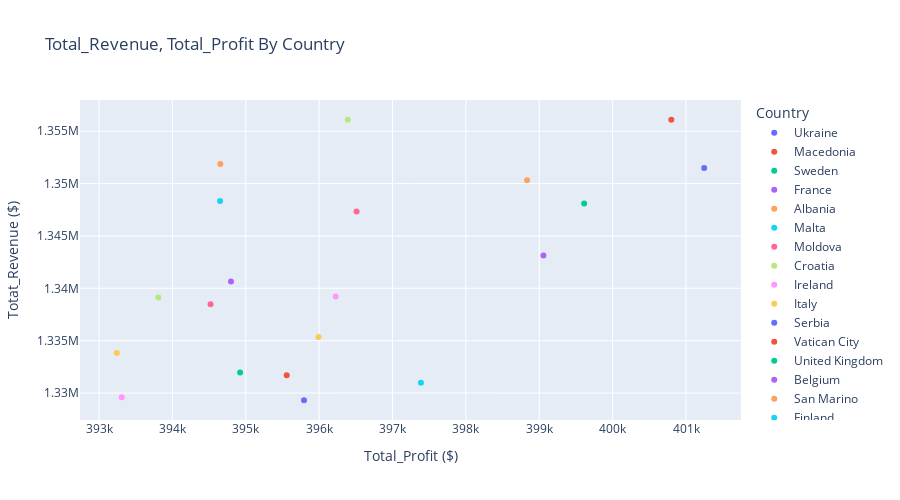

Here is the notebook cell this chart was saved with:
### Markdown cell above
### Question4:What are the relationship between revenue and profit by country

### Code cell
country_pro_rev = sales_filter.loc[:,["Country","Total_Profit","Total_Revenue"]]
country_pro_rev = country_pro_rev.groupby(['Country'],
                                          as_index=False).mean()

country_pro_rev = country_pro_rev.sort_values(by='Total_Profit', 
                                            ascending=False)[:20]
px.scatter(country_pro_rev,
           x="Total_Profit",y="Total_Revenue",
           color="Country",
           height=500,
           labels={"Total_Profit":"Total_Profit ($)","Total_Revenue":"Totat_Revenue ($)"},
           title="Total_Revenue, Total_Profit By Country")

### Figure 1 — Plotly figure (JSON) as saved in the notebook; plotly's stock layout.template omitted (floating-point values rounded to 4 significant figures)
{"data": [{"hovertemplate": "Country=Ukraine<br>Total_Profit ($)=%{x}<br>Totat_Revenue ($)=%{y}<extra></extra>", "legendgroup": "Ukraine", "marker": {"color": "#636efa", "symbol": "circle"}, "mode": "markers", "name": "Ukraine", "orientation": "v", "showlegend": true, "type": "scatter", "x": [401200.0], "xaxis": "x", "y": [1351000.0], "yaxis": "y"}, {"hovertemplate": "Country=Macedonia<br>Total_Profit ($)=%{x}<br>Totat_Revenue ($)=%{y}<extra></extra>", "legendgroup": "Macedonia", "marker": {"color": "#EF553B", "symbol": "circle"}, "mode": "markers", "name": "Macedonia", "orientation": "v", "showlegend": true, "type": "scatter", "x": [400800.0], "xaxis": "x", "y": [1356000.0], "yaxis": "y"}, {"hovertemplate": "Country=Sweden<br>Total_Profit ($)=%{x}<br>Totat_Revenue ($)=%{y}<extra></extra>", "legendgroup": "Sweden", "marker": {"color": "#00cc96", "symbol": "circle"}, "mode": "markers", "name": "Sweden", "orientation": "v", "showlegend": true, "type": "scatter", "x": [399600.0], "xaxis": "x", "y": [1348000.0], "yaxis": "y"}, {"hovertemplate": "Country=France<br>Total_Profit ($)=%{x}<br>Totat_Revenue ($)=%{y}<extra></extra>", "legendgroup": "France", "marker": {"color": "#ab63fa", "symbol": "circle"}, "mode": "markers", "name": "France", "orientation": "v", "showlegend": true, "type": "scatter", "x": [399100.0], "xaxis": "x", "y": [1343000.0], "yaxis": "y"}, {"hovertemplate": "Country=Albania<br>Total_Profit ($)=%{x}<br>Totat_Revenue ($)=%{y}<extra></extra>", "legendgroup": "Albania", "marker": {"color": "#FFA15A", "symbol": "circle"}, "mode": "markers", "name": "Albania", "orientation": "v", "showlegend": true, "type": "scatter", "x": [398800.0], "xaxis": "x", "y": [1350000.0], "yaxis": "y"}, {"hovertemplate": "Country=Malta<br>Total_Profit ($)=%{x}<br>Totat_Revenue ($)=%{y}<extra></extra>", "legendgroup": "Malta", "marker": {"color": "#19d3f3", "symbol": "circle"}, "mode": "markers", "name": "Malta", "orientation": "v", "showlegend": true, "type": "scatter", "x": [397400.0], "xaxis": "x", "y": [1331000.0], "yaxis": "y"}, {"hovertemplate": "Country=Moldova <br>Total_Profit ($)=%{x}<br>Totat_Revenue ($)=%{y}<extra></extra>", "legendgroup": "Moldova ", "marker": {"color": "#FF6692", "symbol": "circle"}, "mode": "markers", "name": "Moldova ", "orientation": "v", "showlegend": true, "type": "scatter", "x": [396500.0], "xaxis": "x", "y": [1347000.0], "yaxis": "y"}, {"hovertemplate": "Country=Croatia<br>Total_Profit ($)=%{x}<br>Totat_Revenue ($)=%{y}<extra></extra>", "legendgroup": "Croatia", "marker": {"color": "#B6E880", "symbol": "circle"}, "mode": "markers", "name": "Croatia", "orientation": "v", "showlegend": true, "type": "scatter", "x": [396400.0], "xaxis": "x", "y": [1356000.0], "yaxis": "y"}, {"hovertemplate": "Country=Ireland<br>Total_Profit ($)=%{x}<br>Totat_Revenue ($)=%{y}<extra></extra>", "legendgroup": "Ireland", "marker": {"color": "#FF97FF", "symbol": "circle"}, "mode": "markers", "name": "Ireland", "orientation": "v", "showlegend": true, "type": "scatter", "x": [396200.0], "xaxis": "x", "y": [1339000.0], "yaxis": "y"}, {"hovertemplate": "Country=Italy<br>Total_Profit ($)=%{x}<br>Totat_Revenue ($)=%{y}<extra></extra>", "legendgroup": "Italy", "marker": {"color": "#FECB52", "symbol": "circle"}, "mode": "markers", "name": "Italy", "orientation": "v", "showlegend": true, "type": "scatter", "x": [396000.0], "xaxis": "x", "y": [1335000.0], "yaxis": "y"}, {"hovertemplate": "Country=Serbia<br>Total_Profit ($)=%{x}<br>Totat_Revenue ($)=%{y}<extra></extra>", "legendgroup": "Serbia", "marker": {"color": "#636efa", "symbol": "circle"}, "mode": "markers", "name": "Serbia", "orientation": "v", "showlegend": true, "type": "scatter", "x": [395800.0], "xaxis": "x", "y": [1329000.0], "yaxis": "y"}, {"hovertemplate": "Country=Vatican City<br>Total_Profit ($)=%{x}<br>Totat_Revenue ($)=%{y}<extra></extra>", "legendgroup": "Vatican City", "marker": {"color": "#EF553B", "symbol": "circle"}, "mode": "markers", "name": "Vatican City", "orientation": "v", "showlegend": true, "type": "scatter", "x": [395600.0], "xaxis": "x", "y": [1332000.0], "yaxis": "y"}, {"hovertemplate": "Country=United Kingdom<br>Total_Profit ($)=%{x}<br>Totat_Revenue ($)=%{y}<extra></extra>", "legendgroup": "United Kingdom", "marker": {"color": "#00cc96", "symbol": "circle"}, "mode": "markers", "name": "United Kingdom", "orientation": "v", "showlegend": true, "type": "scatter", "x": [394900.0], "xaxis": "x", "y": [1332000.0], "yaxis": "y"}, {"hovertemplate": "Country=Belgium<br>Total_Profit ($)=%{x}<br>Totat_Revenue ($)=%{y}<extra></extra>", "legendgroup": "Belgium", "marker": {"color": "#ab63fa", "symbol": "circle"}, "mode": "markers", "name": "Belgium", "orientation": "v", "showlegend": true, "type": "scatter", "x": [394800.0], "xaxis": "x", "y": [1341000.0], "yaxis": "y"}, {"hovertemplate": "Country=San Marino<br>Total_Profit ($)=%{x}<br>Totat_Revenue ($)=%{y}<extra></extra>", "legendgroup": "San Marino", "marker": {"color": "#FFA15A", "symbol": "circle"}, "mode": "markers", "name": "San Marino", "orientation": "v", "showlegend": true, "type": "scatter", "x": [394700.0], "xaxis": "x", "y": [1352000.0], "yaxis": "y"}, {"hovertemplate": "Country=Finland<br>Total_Profit ($)=%{x}<br>Totat_Revenue ($)=%{y}<extra></extra>", "legendgroup": "Finland", "marker": {"color": "#19d3f3", "symbol": "circle"}, "mode": "markers", "name": "Finland", "orientation": "v", "showlegend": true, "type": "scatter", "x": [394700.0], "xaxis": "x", "y": [1348000.0], "yaxis": "y"}, {"hovertemplate": "Country=Greece<br>Total_Profit ($)=%{x}<br>Totat_Revenue ($)=%{y}<extra></extra>", "legendgroup": "Greece", "marker": {"color": "#FF6692", "symbol": "circle"}, "mode": "markers", "name": "Greece", "orientation": "v", "showlegend": true, "type": "scatter", "x": [394500.0], "xaxis": "x", "y": [1338000.0], "yaxis": "y"}, {"hovertemplate": "Country=Cyprus<br>Total_Profit ($)=%{x}<br>Totat_Revenue ($)=%{y}<extra></extra>", "legendgroup": "Cyprus", "marker": {"color": "#B6E880", "symbol": "circle"}, "mode": "markers", "name": "Cyprus", "orientation": "v", "showlegend": true, "type": "scatter", "x": [393800.0], "xaxis": "x", "y": [1339000.0], "yaxis": "y"}, {"hovertemplate": "Country=Slovenia<br>Total_Profit ($)=%{x}<br>Totat_Revenue ($)=%{y}<extra></extra>", "legendgroup": "Slovenia", "marker": {"color": "#FF97FF", "symbol": "circle"}, "mode": "markers", "name": "Slovenia", "orientation": "v", "showlegend": true, "type": "scatter", "x": [393300.0], "xaxis": "x", "y": [1330000.0], "yaxis": "y"}, {"hovertemplate": "Country=Latvia<br>Total_Profit ($)=%{x}<br>Totat_Revenue ($)=%{y}<extra></extra>", "legendgroup": "Latvia", "marker": {"color": "#FECB52", "symbol": "circle"}, "mode": "markers", "name": "Latvia", "orientation": "v", "showlegend": true, "type": "scatter", "x": [393200.0], "xaxis": "x", "y": [1334000.0], "yaxis": "y"}], "layout": {"height": 500, "legend": {"title": {"text": "Country"}, "tracegroupgap": 0}, "title": {"text": "Total_Revenue, Total_Profit By Country"}, "xaxis": {"anchor": "y", "domain": [0, 1], "title": {"text": "Total_Profit ($)"}}, "yaxis": {"anchor": "x", "domain": [0, 1], "title": {"text": "Totat_Revenue ($)"}}}}
